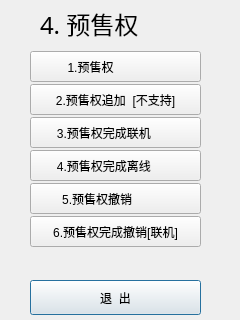
<?xml version="1.0" encoding="UTF-8"?>
<ui version="4.0">
 <class>mainkey4</class>
 <widget class="QDialog" name="mainkey4">
  <property name="geometry">
   <rect>
    <x>0</x>
    <y>0</y>
    <width>240</width>
    <height>320</height>
   </rect>
  </property>
  <property name="windowTitle">
   <string>Dialog</string>
  </property>
  <widget class="QLabel" name="label">
   <property name="geometry">
    <rect>
     <x>40</x>
     <y>10</y>
     <width>109</width>
     <height>28</height>
    </rect>
   </property>
   <property name="font">
    <font>
     <family>AR PL UKai CN</family>
     <pointsize>18</pointsize>
    </font>
   </property>
   <property name="text">
    <string>4. 预售权</string>
   </property>
  </widget>
  <widget class="QPushButton" name="pushButton_7">
   <property name="geometry">
    <rect>
     <x>30</x>
     <y>280</y>
     <width>171</width>
     <height>35</height>
    </rect>
   </property>
   <property name="text">
    <string>退  出</string>
   </property>
  </widget>
  <widget class="QPushButton" name="pushButton_4">
   <property name="geometry">
    <rect>
     <x>30</x>
     <y>150</y>
     <width>171</width>
     <height>31</height>
    </rect>
   </property>
   <property name="text">
    <string>4.预售权完成离线       </string>
   </property>
  </widget>
  <widget class="QPushButton" name="pushButton_1">
   <property name="geometry">
    <rect>
     <x>30</x>
     <y>51</y>
     <width>171</width>
     <height>31</height>
    </rect>
   </property>
   <property name="text">
    <string>1.预售权               </string>
   </property>
  </widget>
  <widget class="QPushButton" name="pushButton_2">
   <property name="geometry">
    <rect>
     <x>30</x>
     <y>84</y>
     <width>171</width>
     <height>31</height>
    </rect>
   </property>
   <property name="text">
    <string>2.预售权追加  [不支持]</string>
   </property>
  </widget>
  <widget class="QPushButton" name="pushButton_6">
   <property name="geometry">
    <rect>
     <x>30</x>
     <y>216</y>
     <width>171</width>
     <height>31</height>
    </rect>
   </property>
   <property name="text">
    <string>6.预售权完成撤销[联机]</string>
   </property>
  </widget>
  <widget class="QPushButton" name="pushButton_3">
   <property name="geometry">
    <rect>
     <x>30</x>
     <y>117</y>
     <width>171</width>
     <height>31</height>
    </rect>
   </property>
   <property name="text">
    <string>3.预售权完成联机       </string>
   </property>
  </widget>
  <widget class="QPushButton" name="pushButton_5">
   <property name="geometry">
    <rect>
     <x>30</x>
     <y>183</y>
     <width>171</width>
     <height>31</height>
    </rect>
   </property>
   <property name="text">
    <string>5.预售权撤销           </string>
   </property>
  </widget>
 </widget>
 <resources/>
 <connections/>
</ui>
